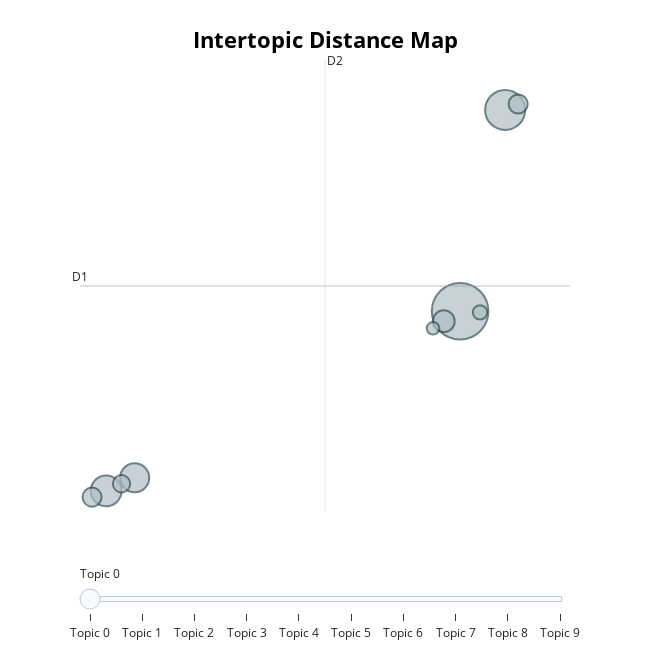

The notebook cell saved with this chart:
### Code cell
# Display the topics
topic_info = topic_model.get_topic_info()
print(topic_info)

# Visualize the topics
topic_model.visualize_topics()

### Figure 1 — Plotly figure (JSON) as saved in the notebook; plotly's stock layout.template omitted (floating-point values rounded to 4 significant figures)
{"data": [{"customdata": [[0, "find | tell | go | take | leave", 202], [1, "love | father | get | village | marry", 101], [2, "film | war | soldier | man | german", 60], [3, "father | wife | love | relationship | max", 53], [4, "bug | tom | jerry | elmer | donald", 30], [5, "murder | evans | christie | police | case", 23], [6, "dastan | tamina | michiru | dagger | hedorah", 23], [7, "story | woman | chopin | mayil | monika", 19], [8, "ship | boat | captain | finnegan | tyler", 13], [9, "stooge | droopy | curly | elaine | bedford", 10]], "hovertemplate": "<b>Topic %{customdata[0]}</b><br>%{customdata[1]}<br>Size: %{customdata[2]}", "legendgroup": "", "marker": {"color": "#B0BEC5", "line": {"color": "DarkSlateGrey", "width": 2}, "size": [202, 101, 60, 53, 30, 23, 23, 19, 13, 10], "sizemode": "area", "sizeref": 0.1263, "symbol": "circle"}, "mode": "markers", "name": "", "orientation": "v", "showlegend": false, "type": "scatter", "x": [7.185, 8.311, -1.659, -0.9464, 6.776, -2.011, 8.636, -1.276, 7.682, 6.509], "xaxis": "x", "y": [4.839, 16.09, -5.195, -4.465, 4.282, -5.545, 16.42, -4.798, 4.778, 3.887], "yaxis": "y"}], "layout": {"annotations": [{"showarrow": false, "text": "D1", "x": -2.313, "y": 6.251, "yshift": 10}, {"showarrow": false, "text": "D2", "x": 3.809, "xshift": 10, "y": 18.88}], "height": 650, "hoverlabel": {"bgcolor": "white", "font": {"family": "Rockwell", "size": 16}}, "legend": {"itemsizing": "constant", "tracegroupgap": 0}, "margin": {"t": 60}, "shapes": [{"line": {"color": "#CFD8DC", "width": 2}, "type": "line", "x0": 3.809, "x1": 3.809, "y0": -6.377, "y1": 18.88}, {"line": {"color": "#9E9E9E", "width": 2}, "type": "line", "x0": -2.313, "x1": 9.931, "y0": 6.251, "y1": 6.251}], "sliders": [{"active": 0, "pad": {"t": 50}, "steps": [{"args": [{"marker.color": [["red", "#B0BEC5", "#B0BEC5", "#B0BEC5", "#B0BEC5", "#B0BEC5", "#B0BEC5", "#B0BEC5", "#B0BEC5", "#B0BEC5"]]}], "label": "Topic 0", "method": "update"}, {"args": [{"marker.color": [["#B0BEC5", "red", "#B0BEC5", "#B0BEC5", "#B0BEC5", "#B0BEC5", "#B0BEC5", "#B0BEC5", "#B0BEC5", "#B0BEC5"]]}], "label": "Topic 1", "method": "update"}, {"args": [{"marker.color": [["#B0BEC5", "#B0BEC5", "red", "#B0BEC5", "#B0BEC5", "#B0BEC5", "#B0BEC5", "#B0BEC5", "#B0BEC5", "#B0BEC5"]]}], "label": "Topic 2", "method": "update"}, {"args": [{"marker.color": [["#B0BEC5", "#B0BEC5", "#B0BEC5", "red", "#B0BEC5", "#B0BEC5", "#B0BEC5", "#B0BEC5", "#B0BEC5", "#B0BEC5"]]}], "label": "Topic 3", "method": "update"}, {"args": [{"marker.color": [["#B0BEC5", "#B0BEC5", "#B0BEC5", "#B0BEC5", "red", "#B0BEC5", "#B0BEC5", "#B0BEC5", "#B0BEC5", "#B0BEC5"]]}], "label": "Topic 4", "method": "update"}, {"args": [{"marker.color": [["#B0BEC5", "#B0BEC5", "#B0BEC5", "#B0BEC5", "#B0BEC5", "red", "#B0BEC5", "#B0BEC5", "#B0BEC5", "#B0BEC5"]]}], "label": "Topic 5", "method": "update"}, {"args": [{"marker.color": [["#B0BEC5", "#B0BEC5", "#B0BEC5", "#B0BEC5", "#B0BEC5", "#B0BEC5", "red", "#B0BEC5", "#B0BEC5", "#B0BEC5"]]}], "label": "Topic 6", "method": "update"}, {"args": [{"marker.color": [["#B0BEC5", "#B0BEC5", "#B0BEC5", "#B0BEC5", "#B0BEC5", "#B0BEC5", "#B0BEC5", "red", "#B0BEC5", "#B0BEC5"]]}], "label": "Topic 7", "method": "update"}, {"args": [{"marker.color": [["#B0BEC5", "#B0BEC5", "#B0BEC5", "#B0BEC5", "#B0BEC5", "#B0BEC5", "#B0BEC5", "#B0BEC5", "red", "#B0BEC5"]]}], "label": "Topic 8", "method": "update"}, {"args": [{"marker.color": [["#B0BEC5", "#B0BEC5", "#B0BEC5", "#B0BEC5", "#B0BEC5", "#B0BEC5", "#B0BEC5", "#B0BEC5", "#B0BEC5", "red"]]}], "label": "Topic 9", "method": "update"}]}], "title": {"font": {"color": "Black", "size": 22}, "text": "<b>Intertopic Distance Map</b>", "x": 0.5, "xanchor": "center", "y": 0.95, "yanchor": "top"}, "width": 650, "xaxis": {"anchor": "y", "domain": [0, 1], "range": [-2.313, 9.931], "title": {"text": ""}, "visible": false}, "yaxis": {"anchor": "x", "domain": [0, 1], "range": [-6.377, 18.88], "title": {"text": ""}, "visible": false}}}
